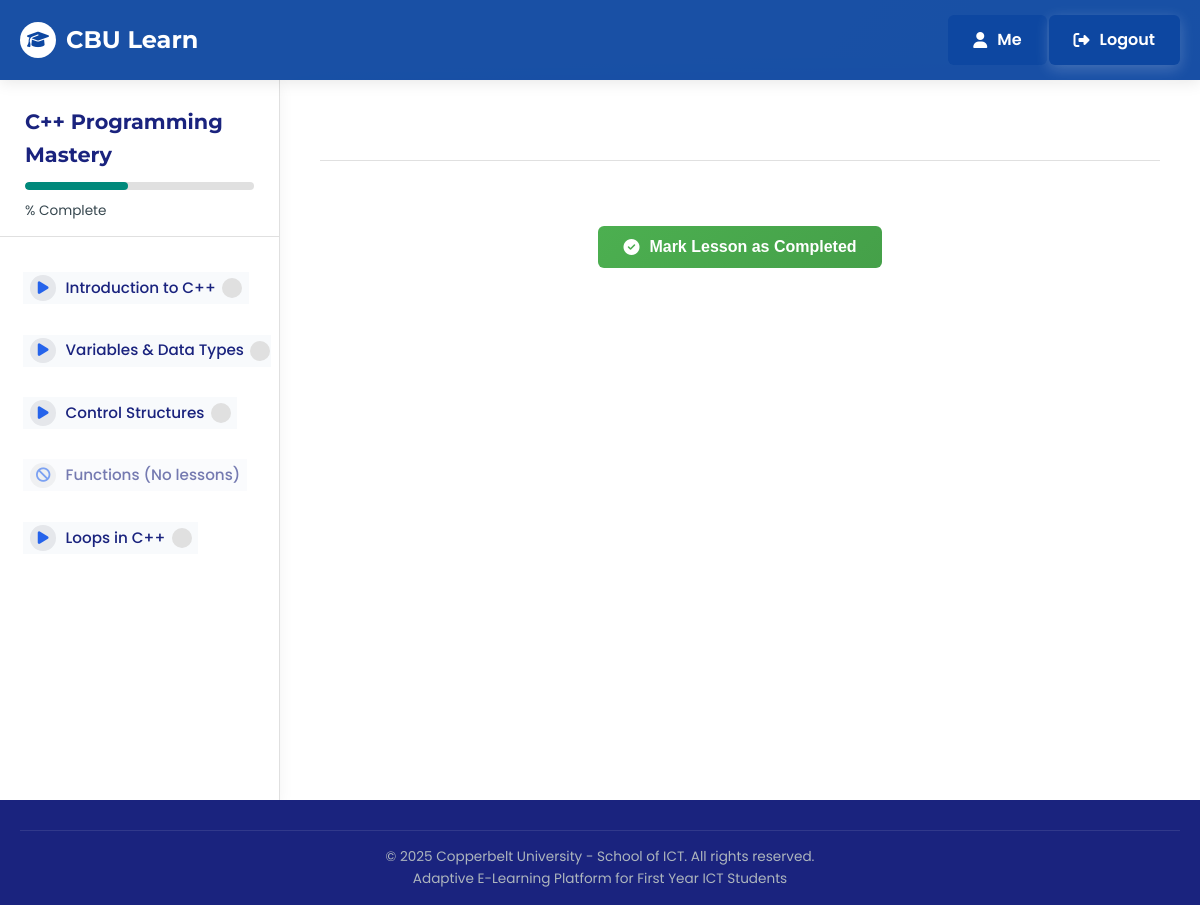
Screenshot of /course/1/ (signed in) with the database file from the repository.
### content/models.py (models this page shows, shortened)
class Course(models.Model):
    title = models.CharField(max_length=200)
    description = models.TextField()
    created_at = models.DateTimeField(default=timezone.now)

class Module(models.Model):
    course = models.ForeignKey(Course, on_delete=models.CASCADE, related_name='modules')
    title = models.CharField(max_length=200)
    description = models.TextField(blank=True)
    order = models.PositiveIntegerField(default=0)
    class Meta:
        ordering = ['order']

### content/views.py (the view)
# urls.py: path('course/<int:course_id>/', views.course_detail, name='course_detail'),
@login_required
def course_detail(request, course_id):
    course = get_object_or_404(Course, id=course_id)
    student = request.user
    module_progress = []
    for module in course.modules.all():
        completed_lessons = UserProgress.objects.filter(
            student=student,
            lesson__module=module,
            is_completed=True
        ).count()
        total_lessons = module.lessons.count()
        progress_percentage = int((completed_lessons / total_lessons) * 100) if total_lessons > 0 else 0
        module_progress.append({
            'module': module,
            'completed_lessons': completed_lessons,
            'total_lessons': total_lessons,
            'progress_percentage': progress_percentage
        })
    return render(request, 'learning.html', {
        'course': course,
        'module_progress': module_progress,
        'student': student
    })

### templates/learning.html (shortened to what this page needs)
{% load markdown_deux_tags %}
<!DOCTYPE html>
<html lang="en">
<head>
    <link rel="stylesheet" href="https://cdnjs.cloudflare.com/ajax/libs/font-awesome/6.4.0/css/all.min.css">
</head>
<body>
    <header>
        <div class="container">
            <nav>
                <div class="logo-container">
                    <a href="#" class="logo">
                        <div class="logo-icon">
                            <i class="fas fa-graduation-cap"></i>
                        </div>
                        <span class="logo-text">CBU Learn</span>
                    </a>
                </div>
                <div class="nav-buttons">
                    <a href="{% url 'dashboard' %}" class="nav-btn login-btn">
                        <i class="fas fa-user"></i> Me
                    </a>
                    <a href="{% url 'logout' %}" class="nav-btn register-btn">
                        <i class="fas fa-sign-out-alt"></i> Logout
                    </a>
                </div>
            </nav>
        </div>
    </header>
    <div class="learning-container">
        <aside class="sidebar" id="sidebar">
            <div class="sidebar-header">
                <h2 class="course-title">{{ course.title }}</h2>
                <div class="progress-bar">
                    <div class="progress-fill" style="width: {{ progress_percentage }}%"></div>
                </div>
                <div class="progress-text">{{ progress_percentage }}% Complete</div>
            </div>
            <ul class="module-list">
                {% if is_generated %}
                    {% for chapter in course.chapters.all %}
                        <li class="module-item {% if chapter == module %}active{% endif %}">
                            {% if chapter.topics.first %}
                                <a href="{% url 'learning_default' %}?generated_course_id={{ course.id }}&topic_id={{ chapter.topics.first.id }}" class="module-link">
                                    <div class="module-icon">
                                        <i class="fas fa-play"></i>
                                    </div>
                                    <span class="module-title">{{ chapter.title }}</span>
                                </a>
                            {% else %}
                                <span class="module-link disabled" style="opacity:0.6; cursor:not-allowed;">
                                    <div class="module-icon">
                                        <i class="fas fa-ban"></i>
                                    </div>
                                    <span class="module-title">{{ chapter.title }} (No topics)</span>
                                </span>
                            {% endif %}
                        </li>
                    {% endfor %}
                {% else %}
                    {% for mod in course.modules.all %}
                        <li class="module-item {% if mod == module %}active{% endif %}">
                            {% if mod.lessons.first %}
                                <a href="{% url 'learning' lesson_id=mod.lessons.first.id %}" class="module-link">
                                    <div class="module-icon">
                                        <i class="fas fa-play"></i>
                                    </div>
                                    <span class="module-title">{{ mod.title }}</span>
                                    <div class="module-status">
                                    </div>
                                </a>
                            {% else %}
                                <span class="module-link disabled" style="opacity:0.6; cursor:not-allowed;">
                                    <div class="module-icon">
                                        <i class="fas fa-ban"></i>
                                    </div>
                                    <span class="module-title">{{ mod.title }} (No lessons)</span>
                                </span>
                            {% endif %}
                        </li>
                    {% endfor %}
                {% endif %}
            </ul>
        </aside>
        <main class="content-area">
            <div class="content-footer">
</div>
           <div class="completion-section" style="margin: 40px 0; text-align: center;">
    {% if is_generated %}
        <form method="post" action="{% url 'complete_generated_topic' topic_id=lesson.id %}" onsubmit="return validateQuiz(event);">
            {% csrf_token %}
            <button type="submit" class="nav-btn complete-btn" style="background: linear-gradient(135deg, #4caf50, #45a049);">
                <i class="fas fa-check-circle"></i> Mark Topic as Completed
            </button>
        </form>
    {% else %}
        <form method="post" action="{% url 'complete_lesson' lesson_id=lesson.id %}">
            <button type="submit" class="nav-btn complete-btn" style="background: linear-gradient(135deg, #4caf50, #45a049);">
                <i class="fas fa-check-circle"></i> Mark Lesson as Completed
            </button>
        </form>
    {% endif %}
</div>
        </main>
    </div>
    <footer>
        <div class="container">
            <div class="copyright">
                <p>&copy; 2025 Copperbelt University - School of ICT. All rights reserved.</p>
                <p>Adaptive E-Learning Platform for First Year ICT Students</p>
            </div>
        </div>
    </footer>
</body>
</html>

### rows the page displays
Course: title "C++ Programming Mastery"
Module: title "Introduction to C++"
Module: title "Variables & Data Types"
Module: title "Control Structures"
Module: title "Functions"
Module: title "Loops in C++"
